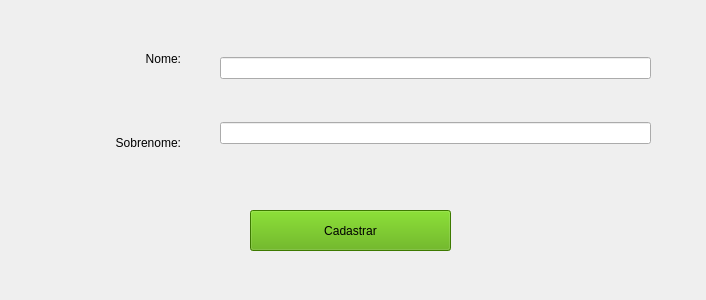
<?xml version="1.0" encoding="UTF-8"?>
<ui version="4.0">
 <class>Form</class>
 <widget class="QWidget" name="Form">
  <property name="geometry">
   <rect>
    <x>0</x>
    <y>0</y>
    <width>706</width>
    <height>300</height>
   </rect>
  </property>
  <property name="minimumSize">
   <size>
    <width>706</width>
    <height>300</height>
   </size>
  </property>
  <property name="maximumSize">
   <size>
    <width>706</width>
    <height>300</height>
   </size>
  </property>
  <property name="windowTitle">
   <string>Cadastrar Pessoas</string>
  </property>
  <widget class="QWidget" name="verticalLayoutWidget">
   <property name="geometry">
    <rect>
     <x>220</x>
     <y>20</y>
     <width>431</width>
     <height>161</height>
    </rect>
   </property>
   <layout class="QVBoxLayout" name="verticalLayout">
    <item>
     <widget class="QLineEdit" name="lineEditNome"/>
    </item>
    <item>
     <widget class="QLineEdit" name="lineEditSobrenome"/>
    </item>
   </layout>
  </widget>
  <widget class="QPushButton" name="btnCadastrar">
   <property name="geometry">
    <rect>
     <x>250</x>
     <y>210</y>
     <width>201</width>
     <height>41</height>
    </rect>
   </property>
   <property name="styleSheet">
    <string notr="true">background-color: rgb(85, 170, 0);
font: 75 9pt &quot;MS Shell Dlg 2&quot;;</string>
   </property>
   <property name="text">
    <string>Cadastrar</string>
   </property>
  </widget>
  <widget class="QWidget" name="verticalLayoutWidget_2">
   <property name="geometry">
    <rect>
     <x>70</x>
     <y>20</y>
     <width>111</width>
     <height>161</height>
    </rect>
   </property>
   <layout class="QVBoxLayout" name="verticalLayout_2">
    <item>
     <widget class="QLabel" name="lblNome">
      <property name="text">
       <string>Nome:</string>
      </property>
      <property name="alignment">
       <set>Qt::AlignRight|Qt::AlignTrailing|Qt::AlignVCenter</set>
      </property>
     </widget>
    </item>
    <item>
     <widget class="QLabel" name="lblSobrenome">
      <property name="text">
       <string>Sobrenome:</string>
      </property>
      <property name="alignment">
       <set>Qt::AlignRight|Qt::AlignTrailing|Qt::AlignVCenter</set>
      </property>
     </widget>
    </item>
   </layout>
  </widget>
 </widget>
 <resources/>
 <connections/>
</ui>
